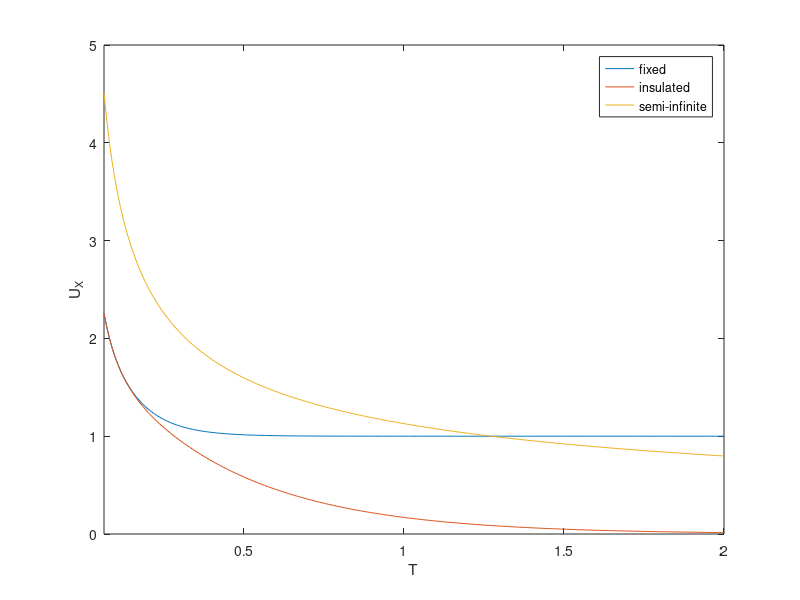

MATLAB code for this plot:
X=0;
 
Ufixflux=@(X,T) 1;
for n = 1:25
   Ufixflux=@(X,T)Ufixflux(X,T)+2*cos(n*pi*X)*exp(-n^2*pi^2*T);
end
      
Uinsflux=@(X,T)0
for n = 1:25
   Uinsflux=@(X,T)Uinsflux(X,T)+2*cos((n-1/2)*pi*X)*exp(-(n-1/2)^2*pi^2*T);    
end
    
epsilon= @(X,T) X/sqrt(T);
Usemiflux=@(X,T) 2*exp(-(epsilon(X,T)/2)^2)/(sqrt(pi*T));
    
Ufixflux=@(T)Ufixflux(0,T)
Uinsflux=@(T)Uinsflux(0,T)
Usemiflux=@(T)Usemiflux(0,T)

fplot(Ufixflux,[0.0625,2])
hold on
fplot(Uinsflux, [0.0625,2])
hold on
fplot(Usemiflux, [0.0625,2])
legend('fixed','insulated','semi-infinite')
xlabel('T')
ylabel('U_X')